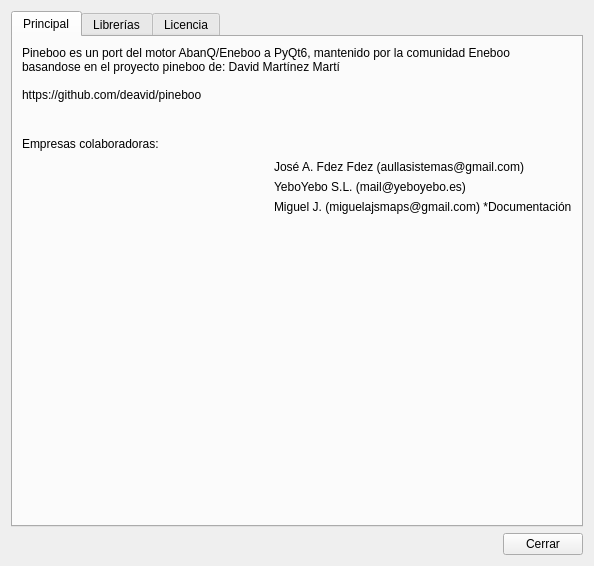
<?xml version="1.0" encoding="UTF-8"?>
<ui version="4.0">
 <class>Form</class>
 <widget class="QWidget" name="Form">
  <property name="geometry">
   <rect>
    <x>0</x>
    <y>0</y>
    <width>594</width>
    <height>566</height>
   </rect>
  </property>
  <property name="maximumSize">
   <size>
    <width>1042</width>
    <height>1132</height>
   </size>
  </property>
  <property name="windowTitle">
   <string>Acerca de pineboo</string>
  </property>
  <property name="windowIcon">
   <iconset>
    <normaloff>../../../../../core/images/icono_pi/Symbol_pi_256.png</normaloff>../../../../../core/images/icono_pi/Symbol_pi_256.png</iconset>
  </property>
  <layout class="QVBoxLayout" name="verticalLayout">
   <item>
    <widget class="QTabWidget" name="tabWidget">
     <property name="currentIndex">
      <number>0</number>
     </property>
     <widget class="QWidget" name="tab_principal">
      <attribute name="title">
       <string>Principal</string>
      </attribute>
      <layout class="QVBoxLayout" name="verticalLayout_3">
       <item>
        <widget class="QLabel" name="label">
         <property name="text">
          <string>Pineboo es un port del motor AbanQ/Eneboo a PyQt6, mantenido por la comunidad Eneboo basandose en el proyecto pineboo de: David Martínez Martí

https://github.com/deavid/pineboo</string>
         </property>
         <property name="scaledContents">
          <bool>false</bool>
         </property>
         <property name="alignment">
          <set>Qt::AlignLeading|Qt::AlignLeft|Qt::AlignTop</set>
         </property>
         <property name="wordWrap">
          <bool>true</bool>
         </property>
        </widget>
       </item>
       <item>
        <layout class="QHBoxLayout" name="horizontalLayout_5">
         <item>
          <spacer name="horizontalSpacer_4">
           <property name="orientation">
            <enum>Qt::Horizontal</enum>
           </property>
           <property name="sizeHint" stdset="0">
            <size>
             <width>40</width>
             <height>20</height>
            </size>
           </property>
          </spacer>
         </item>
         <item>
          <widget class="QLabel" name="label_2">
           <property name="maximumSize">
            <size>
             <width>300</width>
             <height>300</height>
            </size>
           </property>
           <property name="text">
            <string/>
           </property>
           <property name="pixmap">
            <pixmap>../../../../../core/images/icono_pi/Symbol_pi_1024.png</pixmap>
           </property>
           <property name="scaledContents">
            <bool>true</bool>
           </property>
          </widget>
         </item>
         <item>
          <spacer name="horizontalSpacer_5">
           <property name="orientation">
            <enum>Qt::Horizontal</enum>
           </property>
           <property name="sizeHint" stdset="0">
            <size>
             <width>40</width>
             <height>20</height>
            </size>
           </property>
          </spacer>
         </item>
        </layout>
       </item>
       <item>
        <layout class="QHBoxLayout" name="horizontalLayout_3">
         <item>
          <widget class="QLabel" name="label_3">
           <property name="text">
            <string>Empresas colaboradoras:</string>
           </property>
          </widget>
         </item>
         <item>
          <spacer name="horizontalSpacer_3">
           <property name="orientation">
            <enum>Qt::Horizontal</enum>
           </property>
           <property name="sizeHint" stdset="0">
            <size>
             <width>40</width>
             <height>20</height>
            </size>
           </property>
          </spacer>
         </item>
        </layout>
       </item>
       <item>
        <layout class="QHBoxLayout" name="horizontalLayout_6">
         <item>
          <spacer name="horizontalSpacer_6">
           <property name="orientation">
            <enum>Qt::Horizontal</enum>
           </property>
           <property name="sizeHint" stdset="0">
            <size>
             <width>178</width>
             <height>20</height>
            </size>
           </property>
          </spacer>
         </item>
         <item>
          <layout class="QVBoxLayout" name="verticalLayout_2">
           <item>
            <widget class="QLabel" name="label_4">
             <property name="text">
              <string>José A. Fdez Fdez (aullasistemas@gmail.com)</string>
             </property>
            </widget>
           </item>
           <item>
            <widget class="QLabel" name="label_5">
             <property name="text">
              <string>YeboYebo S.L. (mail@yeboyebo.es)</string>
             </property>
            </widget>
           </item>
           <item>
            <widget class="QLabel" name="label_6">
             <property name="text">
              <string>Miguel J. (miguelajsmaps@gmail.com) *Documentación</string>
             </property>
            </widget>
           </item>
          </layout>
         </item>
        </layout>
       </item>
       <item>
        <spacer name="verticalSpacer">
         <property name="orientation">
          <enum>Qt::Vertical</enum>
         </property>
         <property name="sizeHint" stdset="0">
          <size>
           <width>20</width>
           <height>70</height>
          </size>
         </property>
        </spacer>
       </item>
      </layout>
     </widget>
     <widget class="QWidget" name="tab_librerias">
      <attribute name="title">
       <string>Librerías</string>
      </attribute>
      <layout class="QVBoxLayout" name="verticalLayout_5">
       <item>
        <widget class="QLabel" name="lbl_librerias">
         <property name="text">
          <string/>
         </property>
         <property name="wordWrap">
          <bool>true</bool>
         </property>
        </widget>
       </item>
       <item>
        <spacer name="verticalSpacer_2">
         <property name="orientation">
          <enum>Qt::Vertical</enum>
         </property>
         <property name="sizeHint" stdset="0">
          <size>
           <width>20</width>
           <height>431</height>
          </size>
         </property>
        </spacer>
       </item>
       <item>
        <layout class="QHBoxLayout" name="horizontalLayout_4">
         <item>
          <spacer name="horizontalSpacer_2">
           <property name="orientation">
            <enum>Qt::Horizontal</enum>
           </property>
           <property name="sizeHint" stdset="0">
            <size>
             <width>398</width>
             <height>20</height>
            </size>
           </property>
          </spacer>
         </item>
         <item>
          <widget class="QPushButton" name="btn_clipboard">
           <property name="text">
            <string>Copiar al portapapeles</string>
           </property>
          </widget>
         </item>
        </layout>
       </item>
      </layout>
     </widget>
     <widget class="QWidget" name="tab_licencia">
      <attribute name="title">
       <string>Licencia</string>
      </attribute>
      <layout class="QVBoxLayout" name="verticalLayout_4">
       <item>
        <widget class="QPlainTextEdit" name="plainTextEdit">
         <property name="plainText">
          <string>Copyright © 2012 David Martínez Martí

Permission is hereby granted, free of charge, to any person obtaining a copy of 
this software and associated documentation files (the “Software”), to deal in 
the Software without restriction, including without limitation the rights to 
use, copy, modify, merge, publish, distribute, sublicense, and/or sell copies 
of the Software, and to permit persons to whom the Software is furnished to do 
so, subject to the following conditions:

The above copyright notice and this permission notice shall be included in all 
copies or substantial portions of the Software.

THE SOFTWARE IS PROVIDED “AS IS”, WITHOUT WARRANTY OF ANY KIND, EXPRESS OR 
IMPLIED, INCLUDING BUT NOT LIMITED TO THE WARRANTIES OF MERCHANTABILITY, FITNESS 
FOR A PARTICULAR PURPOSE AND NONINFRINGEMENT. IN NO EVENT SHALL THE AUTHORS OR 
COPYRIGHT HOLDERS BE LIABLE FOR ANY CLAIM, DAMAGES OR OTHER LIABILITY, WHETHER 
IN AN ACTION OF CONTRACT, TORT OR OTHERWISE, ARISING FROM, OUT OF OR IN 
CONNECTION WITH THE SOFTWARE OR THE USE OR OTHER DEALINGS IN THE SOFTWARE.</string>
         </property>
        </widget>
       </item>
      </layout>
     </widget>
    </widget>
   </item>
   <item>
    <layout class="QHBoxLayout" name="horizontalLayout_2">
     <item>
      <layout class="QHBoxLayout" name="horizontalLayout">
       <item>
        <widget class="QLabel" name="lbl_version">
         <property name="text">
          <string/>
         </property>
        </widget>
       </item>
       <item>
        <spacer name="horizontalSpacer">
         <property name="orientation">
          <enum>Qt::Horizontal</enum>
         </property>
         <property name="sizeHint" stdset="0">
          <size>
           <width>40</width>
           <height>20</height>
          </size>
         </property>
        </spacer>
       </item>
      </layout>
     </item>
     <item>
      <widget class="QPushButton" name="btn_close">
       <property name="text">
        <string>Cerrar</string>
       </property>
      </widget>
     </item>
    </layout>
   </item>
  </layout>
 </widget>
 <resources/>
 <connections/>
</ui>
